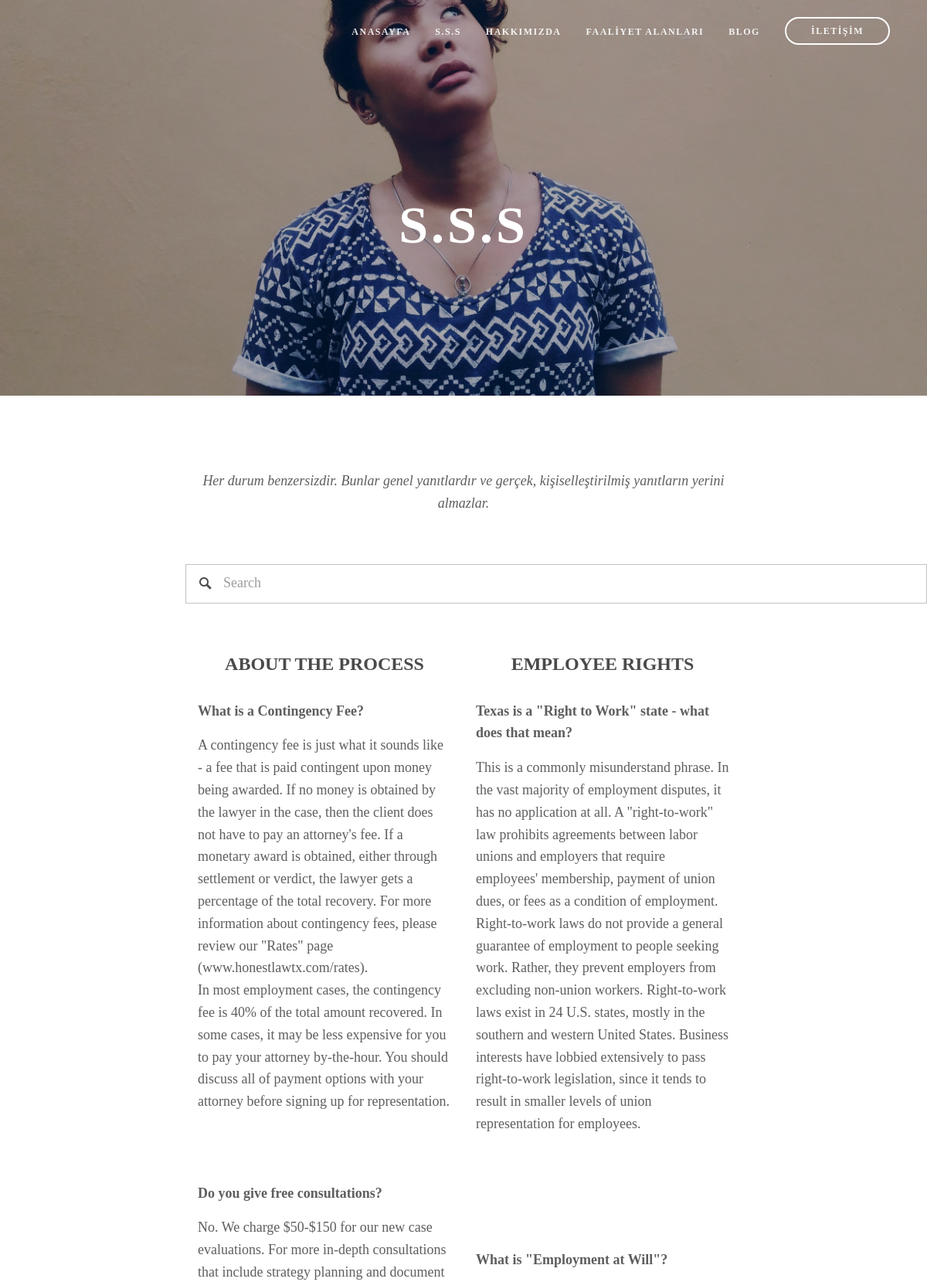
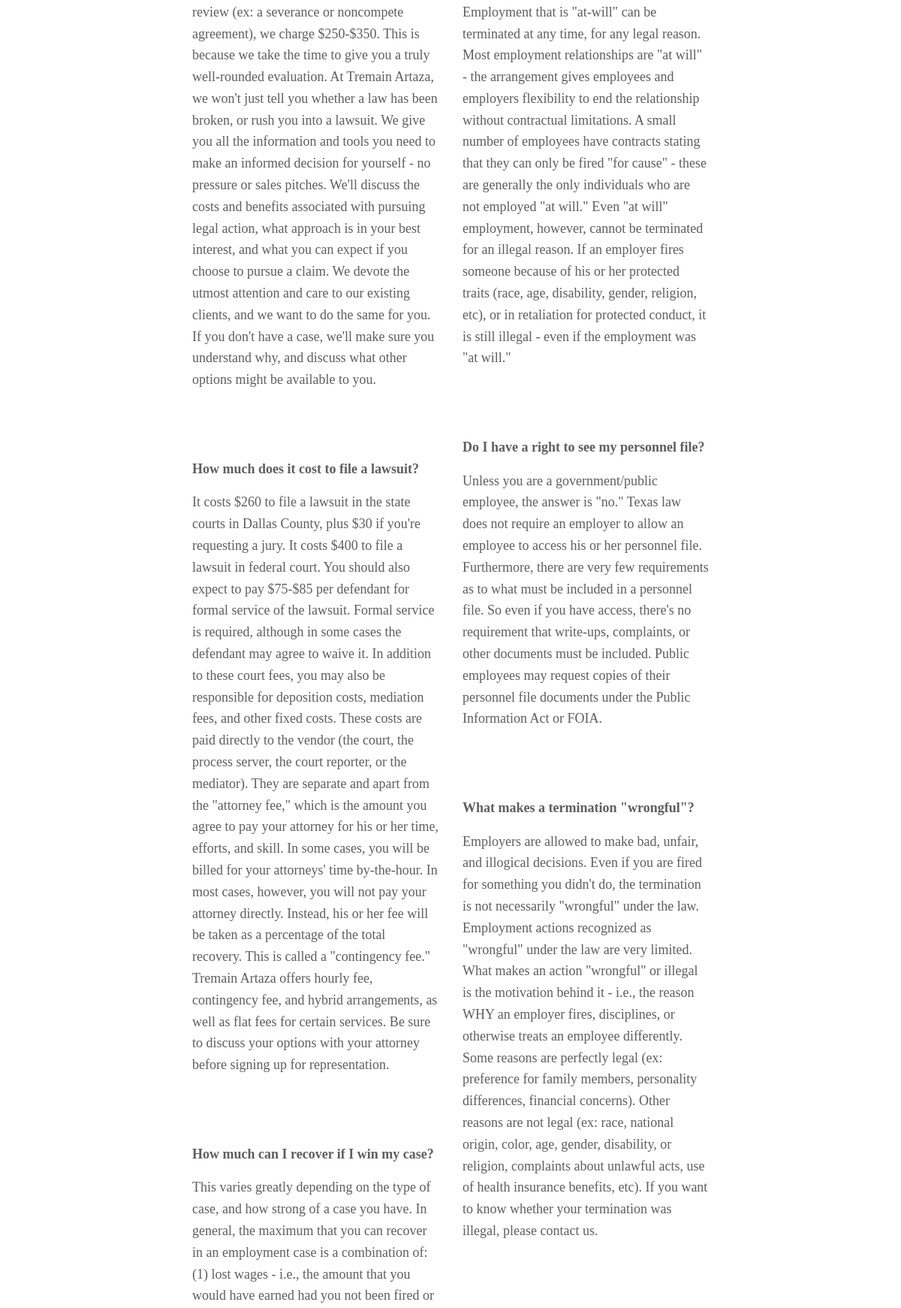
The app's page /faqs (upper part) with its own data (2 pictures, top to bottom).
### main/models.py (models this page shows, shortened)
class Faqs(models.Model):
    title = UpperCaseField(max_length = 255)
    desc = RichTextField(verbose_name="Description")
    class Meta:
        verbose_name_plural = "Faqs"

### main/views.py (the view)
# urls.py: path('faqs', questions_view, name="faqs"),
def questions_view(request):
    faqs = Faqs.objects.all()
    faqs_even = [faq for faq in faqs if faq.id%2==0]
    faqs_odd = [faq for faq in faqs if not faq.id%2==0]
    context = {
        'faqs_odd':faqs_odd,
        'faqs_even':faqs_even,
    }
    return render(request, 'main/faqs.html',context )

### employee/models.py (called while the page is built)
    def get_absolute_url(self):
        return reverse("main:practice_areas", kwargs={"slug": self.slug})

    def get_absolute_url(self):
        return reverse("employee:detail", kwargs={"slug": self.slug})

### website/main_context.py (called while the page is built)
def general_data(request):
    context_practice_areas = PracticeAreas.objects.all()
    context_employees = Employee.objects.all()
    settings = GeneralSettings.objects.all()
    context = {
        'context_practice_areas':context_practice_areas,
        'context_employees':context_employees,
        'context_settings':settings,
    }
    return context

### templates/main/faqs.html (shortened to what this page needs)
{% extends 'partials/base.html' %}
{% block body %}
    <div id="sss-container" class="slide-container">
            <div id="sss-overlay">
                 {% include 'partials/header.html' %}
                <div id="description-wrapper">
                    <p class="desc-bold"><strong>S.S.S</strong></p>
                </div>
            </div>
    </div>
    <main id="page">
        <div class="page-content sss-page-content">
            <div class="sss-search-container">
                <p>
                    <em>Her durum benzersizdir. Bunlar genel yanıtlardır ve gerçek, kişiselleştirilmiş yanıtların yerini
                        almazlar.</em>
                </p>
                <div class="search">
                    <input type="search" class="search-input" placeholder="Search" aria-label="search">
                </div>
            </div>
                <div class="columns">
                    <div class="column-left">
                        {% for faq_odd in faqs_odd %}
                        <div class="column-left-item">
                            <h1>{{ faq_odd.title}}</h1>
                            {{faq_odd.desc|safe}}
                        </div>
                        {% endfor %}
                    </div>
                    <div class="column-right">
                            {% for faq_even in faqs_even %}
                            <div class="column-right-item">
                                <h1>{{ faq_even.title}}</h1>
                            {{faq_even.desc|safe}}
                            </div>
                            {% endfor %}
                    </div>
                </div>
        </div>
    </main>
{% endblock %}

### static/css/main.css (style rules this page uses)
* { margin: 0; padding: 0; font-family: adobe-garamond-pro, serif; }
body { transition: .5s; }
@media (min-width:769px) { #description-wrapper { width: 100% ; text-align: center; align-items: center; margin: 0 auto; margin-top: 10rem; } }
@media (min-width:769px) { .desc-bold { letter-spacing: 0.0588235em; color: #fff; font-weight: 700; font-size: 68px; text-transform: uppercase; margin-top: 1.2rem; } }
@media (min-width:769px) { main { width: 60%; max-width: 1020px; height: auto; margin: 0 auto; } }
@media (min-width:769px) { .page-content { width: auto; margin-top: 5rem; } }
@media (min-width:769px) { #sss-container { width: 100%; height: 32rem; background: url(../img/sss-overlay.jpeg) no-repeat; background-size: cover; } }
@media (min-width:769px) { #sss-overlay { width: 100%; height: 32rem; background-color: rgba(0, 0, 0, 0.3); } }
@media (min-width:769px) { .sss-page-content { text-align: center; } }
@media (min-width:769px) { .sss-search-container p { margin-top: 6rem; line-height: 28.8px; font-size: 18px; font-style: italic; color: rgba(26,26,26,.7); } }
@media (min-width:769px) { .search-input { padding: 1rem 3rem; opacity: 0.7; align-items: center; border: 1px solid rgb(170, 170, 170); background: url(../img/search-icon.png) no-repeat 15px ; margin-top: 3rem; width: 60rem; height: 3.2rem; } }
@media (min-width:769px) { .search-input::placeholder { font-size: 18px; } }
@media (min-width:769px) { .columns { text-align: left; display: flex; margin-bottom: 6rem; } }
@media (min-width:769px) { .columns p { color: rgba(26,26,26,0.7); font-size: 18px; font-weight: 400; line-height: 28.8px; } }
@media (min-width:769px) { .column-left { padding: 1rem; width: 50%; } }
@media (min-width:769px) { .column-right { padding: 1rem; width: 50%; } }
@media (min-width:769px) { .column-left-item { margin-top: 3rem; } }
@media (min-width:769px) { .column-right-item { margin-top: 3rem; } }
@media (min-width:769px) { .column-right-item h1 { margin-bottom: 2rem; text-align: center; color: rgb(74, 74, 74); font-size: 24px; font-weight: 700; text-transform: uppercase; } }
@media (min-width:769px) { .column-left-item h1 { margin-bottom: 2rem; text-align: center; color: rgb(74, 74, 74); font-size: 24px; font-weight: 700; text-transform: uppercase; } }

### records on screen
Faqs: title "ABOUT THE PROCESS", desc "What is a Contingency Fee? A contingency fee is just what it sounds like - a fee that is paid contingent upon money being awarded. If no money is obtained by the lawyer in the case, then the client does not have to pay an attorney's fee. If a monetary award is obtained, either through settlement or verdict, the lawyer gets a percentage of the total recovery. For more information about contingency fees, please review our \"Rates\" page (www.honestlawtx.com/rates). In most employment cases, the contingency fee is 40% of the total amount recovered. In some cases, it may be less expensive for you to pay your attorney by-the-hour. You should discuss all of payment options with your attorney before…"
Faqs: title "EMPLOYEE RIGHTS", desc "Texas is a \"Right to Work\" state - what does that mean? This is a commonly misunderstand phrase. In the vast majority of employment disputes, it has no application at all. A \"right-to-work\" law prohibits agreements between labor unions and employers that require employees' membership, payment of union dues, or fees as a condition of employment. Right-to-work laws do not provide a general guarantee of employment to people seeking work. Rather, they prevent employers from excluding non-union workers. Right-to-work laws exist in 24 U.S. states, mostly in the southern and western United States. Business interests have lobbied extensively to pass right-to-work legislation, since it tends to…"
